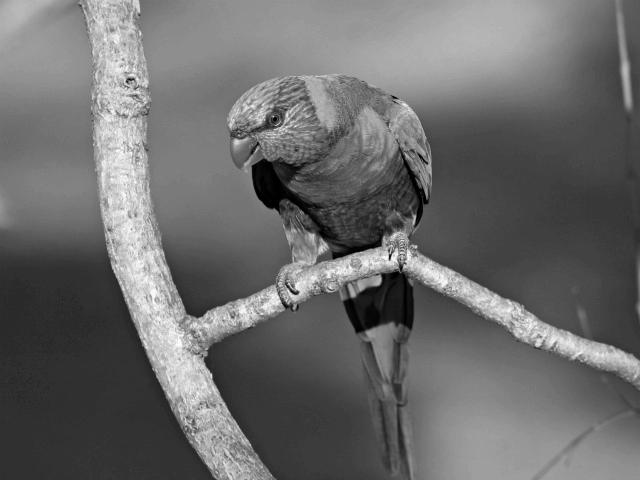
#> input picture HwSolution/Solutions/Hw2/bird.jpg, 640 x 480 px
$ python hw2_ex2_finding_edges_template.py
#> lines starting #> are read from the running program, lines starting #| are printed output that depends on the picture
### HwSolution/Solutions/Hw2/functionsEx1.py


import numpy as np

# 1.1
# [6 lines left out: function boxfilter, not called in this run]


# 1.2
# Implement full convolution
def myconv2(image, filt):
    # This function performs a 2D convolution between image and filt, image being a 2D image. This
    # function should return the result of a 2D convolution of these two images. DO
    # NOT USE THE BUILT IN SCIPY CONVOLVE within this function. You should code your own version of the
    # convolution, valid for both 2D and 1D filters.
    # INPUTS
    # @ image         : 2D image, as numpy array, size mxn
    # @ filt          : 1D or 2D filter of size kxl
    # OUTPUTS
    # img_filtered    : 2D filtered image, of size (m+k-1)x(n+l-1)

    (m, n) = np.shape(image)
    (k, l) = np.shape(filt)
    # padding image with 0
    img_padded = np.pad(image, [(k - 1, k - 1), (l - 1, l - 1)], 'constant', constant_values=(0, 0))
    # flipping filter
    flipped_filter = np.flip(filt)
    #appling convolution
    filtered_img = [[np.sum(np.multiply(img_padded[y:y + k, x:x + l], flipped_filter)) for x in range(n + l - 1)] for y in range(m + k - 1)]
    return filtered_img


# 1.4
# create a function returning a 1D gaussian kernel
def gauss1d(sigma, filter_length=10):
    # INPUTS
    # @ sigma         : sigma of gaussian distribution
    # @ filter_length : integer denoting the filter length, default is 10
    # OUTPUTS
    # @ gauss_filter  : 1D gaussian filter
    # correcting length if it is even
    if filter_length %2 == 0:
        filter_length= filter_length + 1
    # creating array x
    x = np.linspace(-(filter_length-1)/2,(filter_length-1)/2, filter_length);
    # generating gauss filter
    gauss_filter = np.exp(- np.power(x,2)/(2*sigma*sigma))
    # normalizing
    gauss_filter = np.array([gauss_filter/gauss_filter.sum()])
    return gauss_filter


# 1.5
# create a function returning a 2D gaussian kernel
# [25 lines left out: functions gauss2d, gconv, not called in this run]

### HwSolution/Solutions/Hw2/hw2_ex2_finding_edges_template.py
""" 2 Finding edges """

import numpy as np
from skimage import color, io
import matplotlib.pyplot as plt
plt.rcParams['image.cmap'] = 'gray'
import pdb
import math

import functionsEx1 as pinc

# load image
img = io.imread('bird.jpg')
#> img is the input picture: shape (480, 640); min 0, max 255, mean 107.5
img = color.rgb2gray(img)


### copy functions myconv2, gauss1d, gauss2d and gconv from exercise 1 ###


# 2.1
# Gradients
# define a derivative operator
dx = np.array([[-1, 0, 1]])
dy = np.array([[-1, 0, 1]])
# convolve derivative operator with a 1d gaussian filter with sigma = 1
# You should end up with 2 1d edge filters,  one identifying edges in the x direction, and
# the other in the y direction
sigma = 1
gaussianFilter = pinc.gauss1d(sigma, 3)
gdx = pinc.myconv2(gaussianFilter, dx)
gdy = np.transpose(pinc.myconv2(gaussianFilter, dy))

# 2.2
# Gradient Edge Magnitude Map
def create_edge_magn_image(image, dx, dy):
    # this function created an edge magnitude map of an image
    # for every pixel in the image, it assigns the magnitude of gradients
    # INPUTS
    # @image  : a 2D image
    # @gdx     : gradient along x axis
    # @gdy     : geadient along y axis
    # OUTPUTS
    # @ grad_mag_image  : 2d image same size as image, with the magnitude of gradients in every pixel
    # @grad_dir_image   : 2d image same size as image, with the direction of gradients in every pixel

    # Computing mag in x and in y
    mag_x = np.asarray(pinc.myconv2(image, dx))[:, round(dx.shape[1]/2):image.shape[1] + round(dx.shape[1]/2)]
    mag_y = np.asarray(pinc.myconv2(image, dy))[round(dy.shape[0]/2):image.shape[0] + round(dy.shape[0]/2), :]
    # computing magnitude
    grad_mag_image = np.sqrt(np.power(mag_x,2) + np.power(mag_y,2))
    # computing angles
    grad_dir_image = np.angle(mag_x + 1j*mag_y)
    # making all angles positive
    grad_dir_image[np.where(grad_dir_image < 0)] = grad_dir_image[np.where(grad_dir_image < 0)] + 2*math.pi
    return grad_mag_image, grad_dir_image


# create an edge magnitude image using the derivative operator
img_edge_mag, img_edge_dir = create_edge_magn_image(img, dx, dy.T)

# show all together
plt.subplot(121)
plt.imshow(img)
plt.axis('off')
plt.title('Original image')
plt.subplot(122)

plt.imshow(img_edge_mag)
plt.axis('off')
plt.title('Edge magnitude map')
plt.show()

# 2.3
# Edge images of particular directions
def make_edge_map(image, dx, dy):
    # INPUTS
    # @image        : a 2D image
    # @gdx          : gradient along x axis
    # @gdy          : geadient along y axis
    # OUTPUTS:
    # @ edge maps   : a 3D array of shape (image.shape, 8) containing the edge maps on 8 orientations

    (grad_mag_image, grad_dir_image) = create_edge_magn_image(image, dx, dy.T)
    r = 50
    edge_maps = np.zeros([image.shape[0], image.shape[1], 8])
    for i in range(8):
        minAngle = i*2*math.pi/8 - math.pi/8
        maxAngle = i*2*math.pi/8 + math.pi/8
        index = np.where((grad_mag_image > r) & (grad_dir_image > minAngle) & (grad_dir_image < maxAngle))
        edge_maps[index[0],index[1], i] = 255
    return edge_maps


# verify with circle image
circle = plt.imread('circle.jpg')
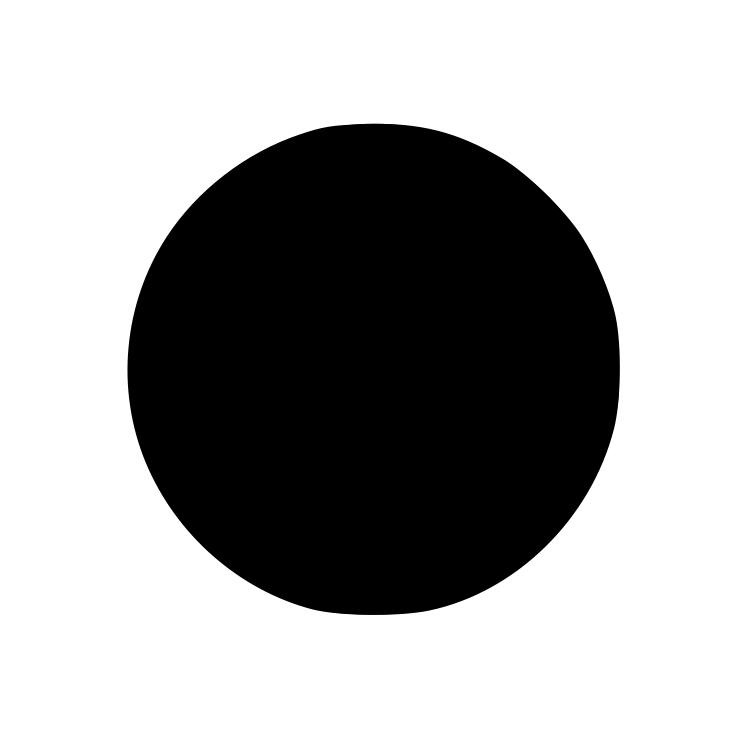
#> input picture HwSolution/Solutions/Hw2/circle.jpg, 745 x 745 px
#> circle is the input picture: shape (745, 745); min 0, max 255, mean 167.3
edge_maps = make_edge_map(circle, dx, dy)
#> in create_edge_magn_image (call 2), `mag_x = np.asarray(pinc.myconv2(image, dx))[:, round(dx.shape[1]/2):im..`:
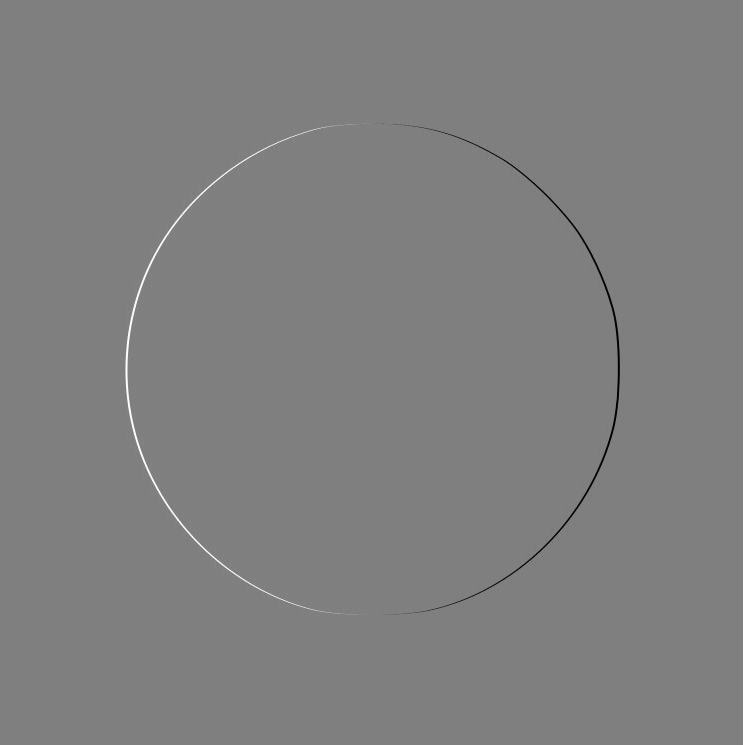
#> mag_x: shape (745, 745) int64; min -255, max 255, mean 0.7; drawn with min black and max white
#> in create_edge_magn_image (call 2), `grad_dir_image[np.where(grad_dir_image < 0)] = grad_dir_image[np.where..`:
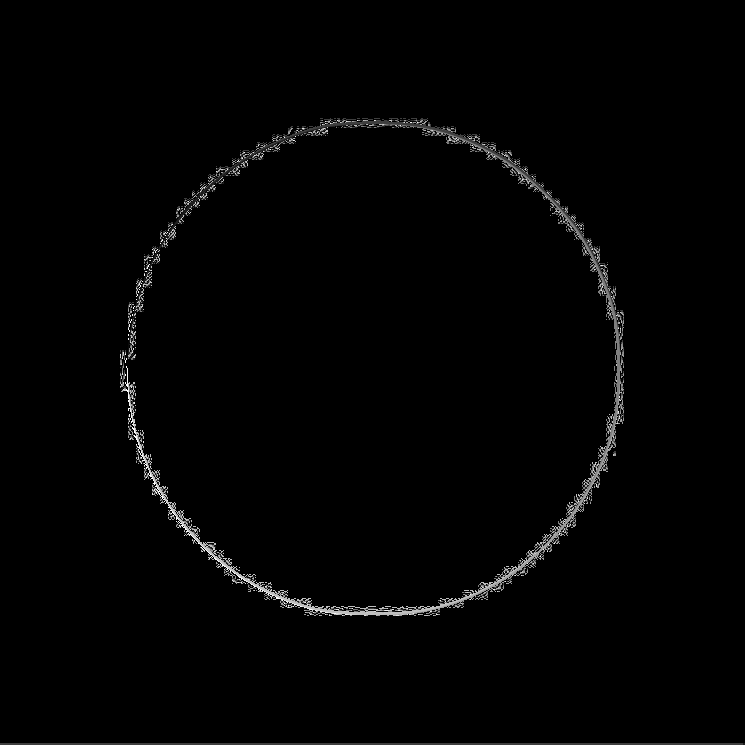
#> grad_dir_image: shape (745, 745) float64; min 0, max 6.28, mean 0.0745; drawn with min black and max white
#> the loop in make_edge_map, `for i in range(8):` made 8 passes
#> index on passes 1 to 8: 1960 positions, rows 0 to 742, columns 125 to 744, 444 positions, rows 124 to 744, columns 128 to 744, 2266 positions, rows 121 to 744, columns 0 to 742, 131 positions, rows 124 to 347, columns 393 to 619, 795 positions, rows 125 to 532, columns 404 to 619, 434 positions, rows 388 to 614, columns 398 to 619, 766 positions, rows 404 to 614, columns 130 to 532, 138 positions, rows 388 to 614, columns 128 to 351
edge_maps_in_row = [edge_maps[:, :, i] for i in range(edge_maps.shape[2])]
#> edge_maps_in_row = 8 items
all_in_row = np.concatenate((edge_maps_in_row), axis=1)
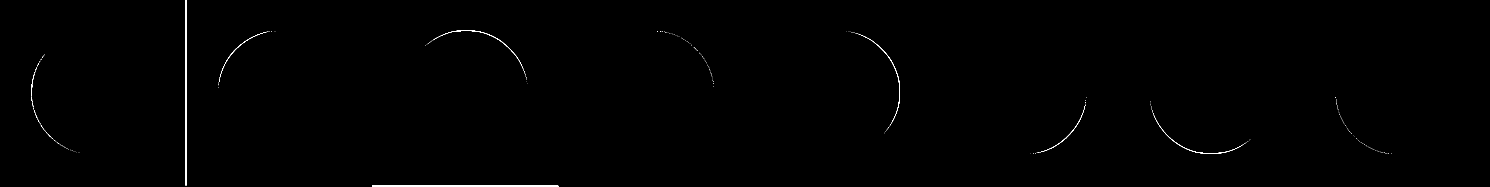
#> all_in_row: shape (745, 5960) float64 (shown at 1/4 size); 0.16% white in thin lines or dots
plt.imshow(np.concatenate((circle, all_in_row), axis=1))
plt.title('Circle and edge orientations')
# plt.imshow(np.concatenate(np.dsplit(edge_maps, edge_maps.shape[2]), axis=0))
plt.show()
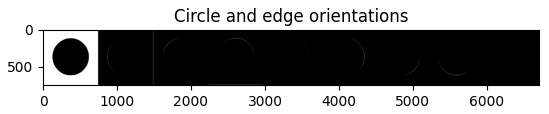
#> figure drawn by matplotlib, 1 panel

# now try with original image
edge_maps = make_edge_map(img, dx, dy)
#> the loop in make_edge_map (call 2), `for i in range(8):` made 8 passes
#> index on passes 1 to 8: 1652 positions, rows 0 to 477, columns 83 to 639, 2313 positions, rows 0 to 479, columns 83 to 639, 2373 positions, rows 0 to 479, columns 48 to 637, 729 positions, rows 3 to 479, columns 78 to 596, 1956 positions, rows 0 to 477, columns 80 to 637, 2065 positions, rows 5 to 477, columns 80 to 635, 1679 positions, rows 5 to 477, columns 84 to 637, 780 positions, rows 3 to 475, columns 84 to 639
edge_maps_in_row = [edge_maps[:, :, i] for i in range(edge_maps.shape[2])]
all_in_row = np.concatenate((edge_maps_in_row), axis=1)
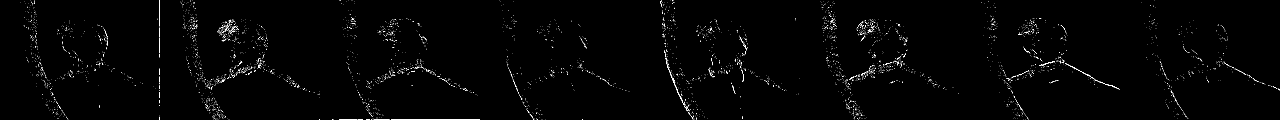
#> all_in_row: shape (480, 5120) float64 (shown at 1/4 size); 0.55% white in thin lines or dots
plt.imshow(np.concatenate((img, all_in_row), axis=1))
plt.title('Original image and edge orientations')
plt.show()
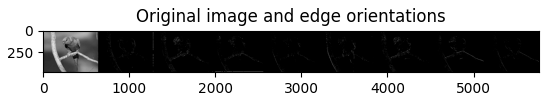
#> figure drawn by matplotlib, 1 panel


# 2.4
# Edge non max suppresion
def edge_non_max_suppression(img_edge_mag, edge_maps):
    # This function performs non maximum suppresion, in order to reduce the width of the edge response
    # INPUTS
    # @img_edge_mag   : 2d image, with the magnitude of gradients in every pixel
    # @edge_maps      : 3d image, with the edge maps
    # OUTPUTS
    # @non_max_sup    : 2d image with the non max suppresed pixels

    ### your code should go here ###
    non_max_sup = 0
    return non_max_sup


# show the result
img_non_max_sup = edge_non_max_suppression(img_edge_mag, edge_maps)
#> img_non_max_sup = 0
#> (the run stopped early here; a loop or call above may not have finished)
